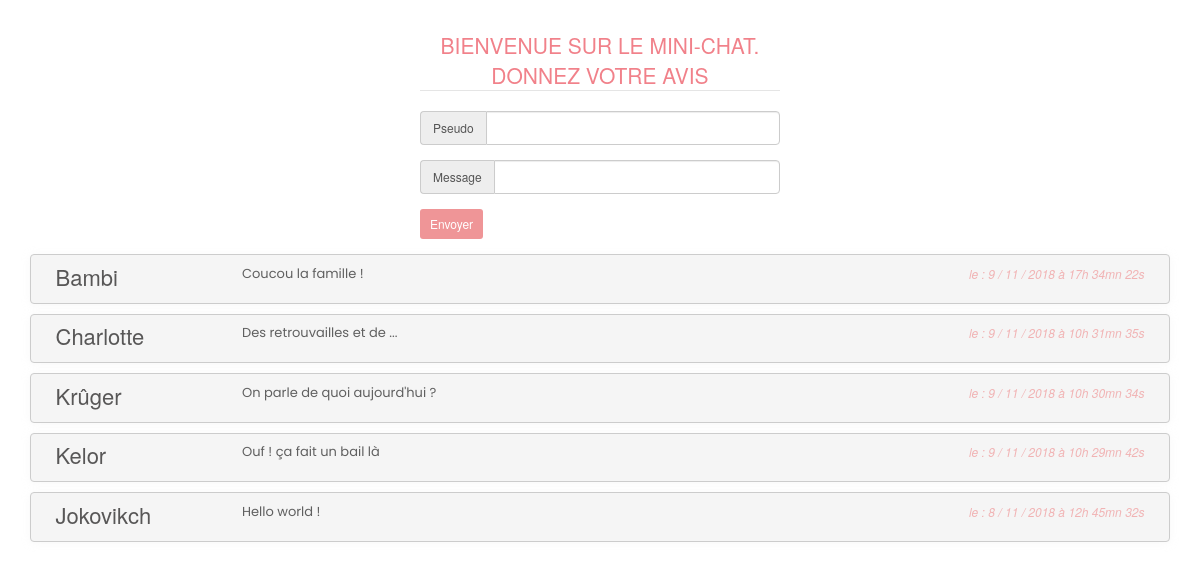
/php/index.php, run on the app's committed database.
### tables this page shows
CREATE TABLE IF NOT EXISTS `chat` (
  `id` int(11) NOT NULL AUTO_INCREMENT,
  `pseudo` varchar(255) NOT NULL,
  `message` text NOT NULL,
  `date` datetime NOT NULL,
  PRIMARY KEY (`id`)
);

### php/index.php (the view, shortened to what this page needs)
<!DOCTYPE html>
<html lang="fr">
<head>
    <link rel="stylesheet" href="../bootstrap/css/bootstrap.min.css">
    <link rel="stylesheet" href="../css/style.css">
</head>
<body class="container">
    <div class="row">
    <form class="col-lg-offset-4 col-lg-4 col-md-offset-4 col-md-4 col-sm-offset-3 col-sm-6" action="m_chat_post.php" method="post">
        <fieldset>
          <legend>Bienvenue sur le mini-chat. Donnez votre avis</legend>
          <div class="input-group">
            <span class="input-group-addon">Pseudo</span>
            <input type="Pseudo" class="form-control" name="pseudo" value="">
          </div>
          <div class="input-group">
            <span class="input-group-addon">Message</span>
            <input type="text" class="form-control" name="message" value="">
          </div>
          <div class="input-group">
            <button type="submit" class="btn btn-primary btn-sm" name="envoyer">Envoyer</button>
          </div>
        </fieldset>
    </form>
    </div>
    <?php
        try{
            $bdd = new PDO('mysql:host=localhost;dbname=activiteopclrm;charset=utf8', 'root', '');
        }
        catch(Exception $e) {
            die('Erreur : '.$e->getMessage());
        }
        $reponse = $bdd->query('SELECT pseudo, message, DAY(date) AS J, MONTH(date) AS M, YEAR(date) AS Y, HOUR(date) AS H, MINUTE(date) AS Mn, SECOND(date) AS S FROM chat ORDER BY id DESC LIMIT 0, 10');
        while($donnees = $reponse->fetch()) {
    ?>
        <div class="">
        <div class="boxMsg row">
            <div class="pseudo col-lg-2 col-md-2 col-sm-2">
                <h1> <?php echo htmlspecialchars($donnees['pseudo']); ?> </h1>
            </div>
            <div class="msg col-lg-7 col-md-8 col-sm-6">
                <p> <?php echo htmlspecialchars($donnees['message']); ?> </p>
            </div>
            <div class="date col-lg-3 col-md-2 col-sm-4">
                <?php echo 'le : ' . $donnees['J'] . ' / ' . $donnees['M'] . ' / ' . $donnees['Y'] . ' à ' . $donnees['H'] . 'h ' . $donnees['Mn'] . 'mn ' . $donnees['S'] . 's '; ?>
            </div>
        </div>
        </div>
    <?php
        }
    ?>
</body>
</html>

### css/style.css (style rules this page uses)
form { margin-top: 30px; }
.input-group { margin-bottom: 15px; }
legend { text-transform: uppercase; text-align: center; color: #F1818A; }
.input-group-addon { font-size: 12px; }
.input-group .form-control { font-size: 12px; outline: none; }
.btn-primary { font-size: 12px; padding: 6px 10px; background-color: #EF9597; border: none; }
.boxMsg { margin: 0 0 10px 0; padding: 9.5px; font-size: 13px; line-height: 1.42857143; background-color: #f5f5f5; border: 1px solid #ccc; box-shadow: 0 1px 8px rgba(230, 227, 227, 0.267); border-radius: 4px; }
.boxMsg .pseudo h1 { text-align: left; color: rgba(53, 52, 52, 0.822); margin: 0px; font-size: 22px; }
.boxMsg .msg { text-align: left; color: rgba(63, 63, 63, 0.822); font-family: 'Poppins', sans-serif;; font-size: px; }
.boxMsg .date { text-align: end; font-style: italic; color: rgba(239, 149, 150, 0.685); font-size: 12px; }

### data on the page
chat: pseudo "Bambi", message "Coucou la famille !", J "9", M "11", Y "2018", H "17", Mn "34", S "22"
chat: pseudo "Charlotte", message "Des retrouvailles et de ...", J "9", M "11", Y "2018", H "10", Mn "31", S "35"
chat: pseudo "Krûger", message "On parle de quoi aujourd'hui ?", J "9", M "11", Y "2018", H "10", Mn "30", S "34"
chat: pseudo "Kelor", message "Ouf ! ça fait un bail là", J "9", M "11", Y "2018", H "10", Mn "29", S "42"
chat: pseudo "Jokovikch", message "Hello world !", J "8", M "11", Y "2018", H "12", Mn "45", S "32"
